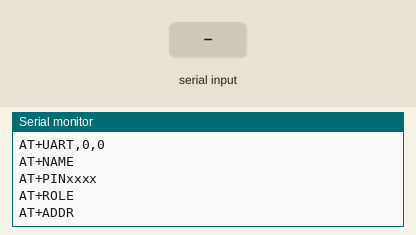
Simulated run of this sketch. Board: Arduino Mega 2560, built with avr-gcc and run on an emulated ATmega2560. On the bench: the last lines printed to the serial monitor. Inputs (shaded band) come from the test bench.

Above: at 1.2 s.
1.3 s: "1" received over the second serial link
At 2.4 s:
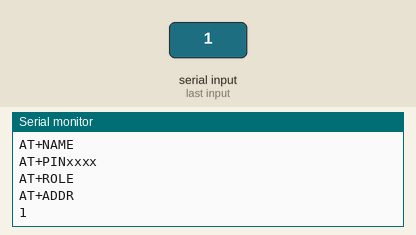
2.8 s: "0" received over the second serial link
At 3.5 s:
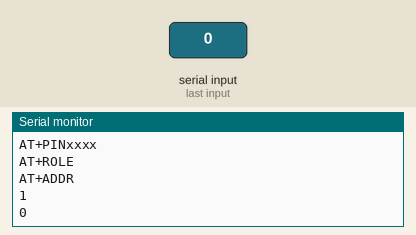

The sketch:

AT_Commands__Software_Serial_.ino
```cpp
#include <SoftwareSerial.h>
SoftwareSerial Serial1(11, 10);
//10:TX DEL MODULO, 11:RX DEL MODULO
String command = ""; // guardará la respuesta desde el BT
void setup()
{
Serial.begin(9600); //CONEXION SERIE USB CON ORDENADOR
Serial1.begin(38400); //CONEXION SERIE PARA EL MODULO BT
Serial.println("En Linea");
Serial.println("-----------------------------------");
Serial.println("AT, OK");
Serial.println("AT+VERSION");
Serial.println("AT+UART,0,0");
Serial.println("AT+NAME");
Serial.println("AT+PINxxxx");
Serial.println("AT+ROLE");
Serial.println("AT+ADDR");
Serial.println();
}
void loop()
{
//Chequear si hay datos desde BT
if (Serial1.available()) {
while(Serial1.available()) {
command += (char)Serial1.read();
}
Serial.println(command);
command = "";
}
//Chequear si hay datos desde USB
if (Serial.available()){
delay(10); // necesita un pequeño delay
Serial1.write(Serial.read());
}}
```

Measured:
- after the input at 1.3 s, the serial monitor: prints a new line at once (image 1)
- after the input at 2.8 s, the serial monitor: prints a new line at once (image 2)
